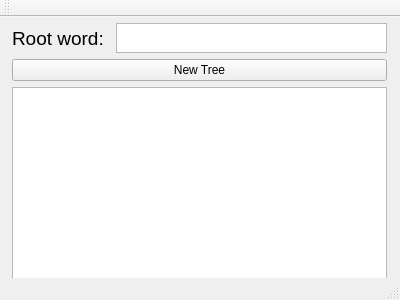
<?xml version="1.0" encoding="UTF-8"?>
<ui version="4.0">
 <class>WordPusherGui</class>
 <widget class="QMainWindow" name="WordPusherGui">
  <property name="geometry">
   <rect>
    <x>0</x>
    <y>0</y>
    <width>400</width>
    <height>300</height>
   </rect>
  </property>
  <property name="windowTitle">
   <string>WordPusherGui</string>
  </property>
  <widget class="QWidget" name="centralWidget">
   <widget class="QWidget" name="verticalLayoutWidget">
    <property name="geometry">
     <rect>
      <x>1</x>
      <y>-5</y>
      <width>397</width>
      <height>313</height>
     </rect>
    </property>
    <layout class="QVBoxLayout" name="verticalLayout">
     <item>
      <layout class="QHBoxLayout" name="rootWordAndWordEntryHBox">
       <item>
        <widget class="QLabel" name="rootWordLabel">
         <property name="sizePolicy">
          <sizepolicy hsizetype="Preferred" vsizetype="Minimum">
           <horstretch>0</horstretch>
           <verstretch>0</verstretch>
          </sizepolicy>
         </property>
         <property name="font">
          <font>
           <pointsize>14</pointsize>
          </font>
         </property>
         <property name="text">
          <string>Root word: </string>
         </property>
        </widget>
       </item>
       <item>
        <widget class="QPlainTextEdit" name="wordField">
         <property name="sizePolicy">
          <sizepolicy hsizetype="Expanding" vsizetype="Fixed">
           <horstretch>0</horstretch>
           <verstretch>20</verstretch>
          </sizepolicy>
         </property>
         <property name="minimumSize">
          <size>
           <width>0</width>
           <height>9</height>
          </size>
         </property>
         <property name="maximumSize">
          <size>
           <width>16777215</width>
           <height>30</height>
          </size>
         </property>
        </widget>
       </item>
      </layout>
     </item>
     <item>
      <widget class="QPushButton" name="submitButton">
       <property name="sizePolicy">
        <sizepolicy hsizetype="Minimum" vsizetype="Minimum">
         <horstretch>0</horstretch>
         <verstretch>0</verstretch>
        </sizepolicy>
       </property>
       <property name="text">
        <string>New Tree</string>
       </property>
      </widget>
     </item>
     <item>
      <widget class="QPlainTextEdit" name="treeDisplayField"/>
     </item>
    </layout>
   </widget>
  </widget>
  <widget class="QMenuBar" name="menuBar">
   <property name="geometry">
    <rect>
     <x>0</x>
     <y>0</y>
     <width>400</width>
     <height>25</height>
    </rect>
   </property>
  </widget>
  <widget class="QToolBar" name="mainToolBar">
   <attribute name="toolBarArea">
    <enum>TopToolBarArea</enum>
   </attribute>
   <attribute name="toolBarBreak">
    <bool>false</bool>
   </attribute>
  </widget>
  <widget class="QStatusBar" name="statusBar"/>
 </widget>
 <layoutdefault spacing="6" margin="11"/>
 <resources/>
 <connections/>
</ui>
